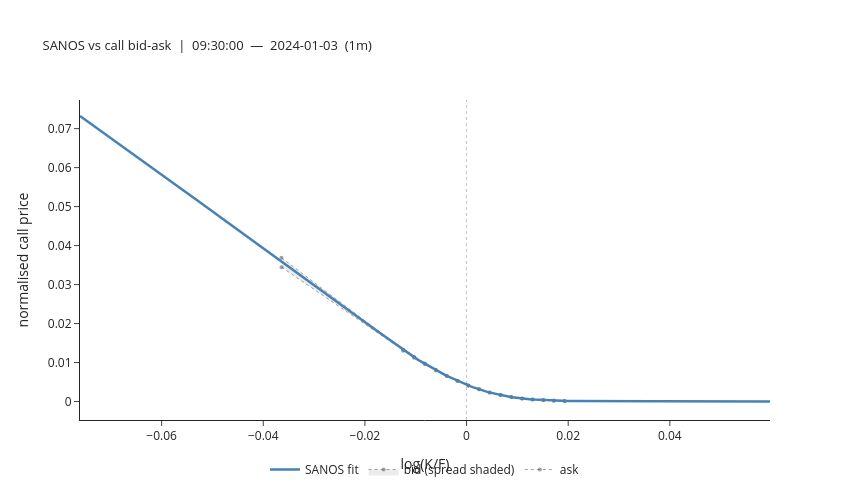

Here is the notebook cell this chart was saved with:
### Code cell
# ── SANOS vs call bid-ask: single snapshot ───────────────────────────────

import plotly.graph_objects as go

SNAP_IDX = 0  # which snapshot to display

r = good[SNAP_IDX]
label = r["ts"].strftime("%H:%M:%S") if hasattr(r["ts"], "strftime") else str(r["ts"])

# Dense grid for continuous SANOS curve
lk_curve = np.linspace(anchor_lk[0] + 0.01, anchor_lk[-1] - 0.01, 250)
pk_curve = np.exp(lk_curve)

fig = go.Figure()

snap = (
    (snaps_puts if PUTS_ONLY else snaps_calls)
    .filter(pl.col("batch_ts") == r["ts"])
    .sort("pure_strike")
)

if not snap.is_empty() and r["densities"] is not None:
    pk_obs = snap["pure_strike"].to_numpy().astype(float)
    lk_obs = np.log(pk_obs)
    bid = snap["bid_norm"].to_numpy().astype(float)
    ask = snap["ask_norm"].to_numpy().astype(float)

    is_call_arr = (
        np.zeros(len(pk_obs), dtype=bool) if PUTS_ONLY else np.ones(len(pk_obs), dtype=bool)
    )
    fit_obs = option_prices(r["densities"][0], grid_K, pk_obs, is_call_arr)
    inside = (fit_obs >= bid) & (fit_obs <= ask)
    viol_pct = f"{(~inside).mean():.0%}"

    if PUTS_ONLY:
        fit_curve = put_prices(r["densities"][0], grid_K, pk_curve)
    else:
        fit_curve = call_prices(r["densities"][0], grid_K, pk_curve)

    fig.add_trace(
        go.Scatter(
            x=lk_obs,
            y=ask,
            mode="lines+markers",
            line=dict(color="rgba(100,100,100,0.6)", width=1, dash="dot"),
            marker=dict(color="rgba(100,100,100,0.6)", size=4),
            name="ask",
            hovertemplate="lk=%{x:.4f}<br>ask=%{y:.5f}<extra>ask</extra>",
        )
    )
    fig.add_trace(
        go.Scatter(
            x=lk_obs,
            y=bid,
            mode="lines+markers",
            line=dict(color="rgba(100,100,100,0.6)", width=1, dash="dot"),
            marker=dict(color="rgba(100,100,100,0.6)", size=4),
            fill="tonexty",
            fillcolor="rgba(150,150,150,0.18)",
            name="bid (spread shaded)",
            hovertemplate="lk=%{x:.4f}<br>bid=%{y:.5f}<extra>bid</extra>",
        )
    )
    fig.add_trace(
        go.Scatter(
            x=lk_curve,
            y=fit_curve,
            mode="lines",
            line=dict(color="steelblue", width=2.5),
            name="SANOS fit",
            hovertemplate="lk=%{x:.4f}<br>SANOS=%{y:.5f}<extra>SANOS</extra>",
        )
    )
    if (~inside).any():
        fig.add_trace(
            go.Scatter(
                x=lk_obs[~inside],
                y=fit_obs[~inside],
                mode="markers",
                marker=dict(color="crimson", size=8, symbol="x-thin", line=dict(width=2)),
                name=f"violation ({viol_pct})",
                hovertemplate="lk=%{x:.4f}<br>fit=%{y:.5f}<extra>violation</extra>",
            )
        )

    fig.add_vline(x=0.0, line=dict(color="black", width=0.8, dash="dot"))

fig.update_xaxes(title_text="log(K/F)")
fig.update_yaxes(title_text="normalised call price")
fig.update_layout(
    title=dict(
        text=f"SANOS vs call bid-ask  |  {label}  —  {TRADE_DATE}  ({BATCH_FREQ})",
        font=dict(size=13),
    ),
    width=850,
    height=500,
    legend=dict(orientation="h", yanchor="bottom", y=-0.20, x=0.5, xanchor="center"),
    template="simple_white",
)
fig.show()

### Figure 1 — Plotly figure (JSON) as saved in the notebook; plotly's stock layout.template omitted (floating-point values rounded to 4 significant figures; data arrays with more than 128 entries replaced by an {"elided": "..."} marker saying what was removed)
{"data": [{"hovertemplate": "lk=%{x:.4f}<br>ask=%{y:.5f}<extra>ask</extra>", "line": {"color": "rgba(100,100,100,0.6)", "dash": "dot", "width": 1}, "marker": {"color": "rgba(100,100,100,0.6)", "size": 4}, "mode": "lines+markers", "name": "ask", "type": "scatter", "x": [-0.03641, -0.01247, -0.01032, -0.008175, -0.006036, -0.003901, -0.001786, 0.0003539, 0.002464, 0.004549, 0.0067, 0.0088, 0.01091, 0.013, 0.01511, 0.01718, 0.01928], "y": [0.03686, 0.01329, 0.01147, 0.009729, 0.008118, 0.006613, 0.00531, 0.004112, 0.003137, 0.002332, 0.001657, 0.001166, 0.0007843, 0.000531, 0.0003603, 0.0002332, 0.0001484]}, {"fill": "tonexty", "fillcolor": "rgba(150,150,150,0.18)", "hovertemplate": "lk=%{x:.4f}<br>bid=%{y:.5f}<extra>bid</extra>", "line": {"color": "rgba(100,100,100,0.6)", "dash": "dot", "width": 1}, "marker": {"color": "rgba(100,100,100,0.6)", "size": 4}, "mode": "lines+markers", "name": "bid (spread shaded)", "type": "scatter", "x": [-0.03641, -0.01247, -0.01032, -0.008175, -0.006036, -0.003901, -0.001786, 0.0003539, 0.002464, 0.004549, 0.0067, 0.0088, 0.01091, 0.013, 0.01511, 0.01718, 0.01928], "y": [0.03447, 0.01304, 0.01123, 0.009538, 0.00797, 0.006529, 0.005288, 0.004091, 0.003116, 0.002289, 0.001635, 0.001145, 0.0007631, 0.0005097, 0.0003391, 0.000212, 0.0001272]}, {"hovertemplate": "lk=%{x:.4f}<br>SANOS=%{y:.5f}<extra>SANOS</extra>", "line": {"color": "steelblue", "width": 2.5}, "mode": "lines", "name": "SANOS fit", "type": "scatter", "x": {"elided": "250 float values"}, "y": {"elided": "250 float values"}}], "layout": {"height": 500, "legend": {"orientation": "h", "x": 0.5, "xanchor": "center", "y": -0.2, "yanchor": "bottom"}, "shapes": [{"line": {"color": "black", "dash": "dot", "width": 0.8}, "type": "line", "x0": 0, "x1": 0, "xref": "x", "y0": 0, "y1": 1, "yref": "y domain"}], "title": {"font": {"size": 13}, "text": "SANOS vs call bid-ask  |  09:30:00  —  2024-01-03  (1m)"}, "width": 850, "xaxis": {"title": {"text": "log(K/F)"}}, "yaxis": {"title": {"text": "normalised call price"}}}}
